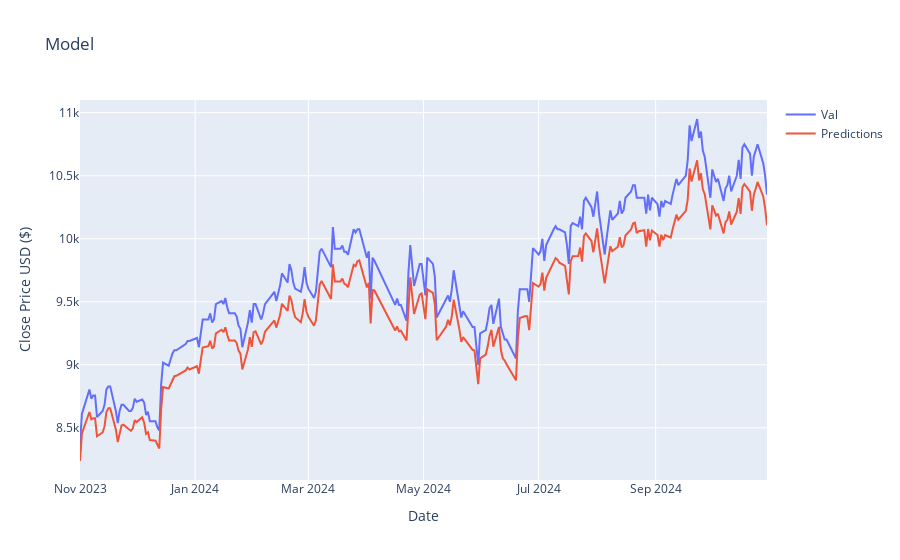

Notebook code for this chart:
### Code cell
from plotly import graph_objs as go

fig = go.Figure()

fig.add_trace(go.Scatter(x=valid['date'], y=valid['Close'], mode='lines', name='Val'))
fig.add_trace(go.Scatter(x=valid['date'], y=valid['Predictions'], mode='lines', name='Predictions'))

fig.update_layout(title='Model',
                        xaxis_title='Date',
                        yaxis_title='Close Price USD ($)')
fig.show()

### Figure 1 — Plotly figure (JSON) as saved in the notebook; plotly's stock layout.template omitted (floating-point values rounded to 4 significant figures; data arrays with more than 128 entries replaced by an {"elided": "..."} marker saying what was removed)
{"data": [{"mode": "lines", "name": "Val", "type": "scatter", "x": {"elided": "238 str values"}, "y": {"elided": "238 float values"}}, {"mode": "lines", "name": "Predictions", "type": "scatter", "x": {"elided": "238 str values"}, "y": {"elided": "238 float values"}}], "layout": {"title": {"text": "Model"}, "xaxis": {"title": {"text": "Date"}}, "yaxis": {"title": {"text": "Close Price USD ($)"}}}}
